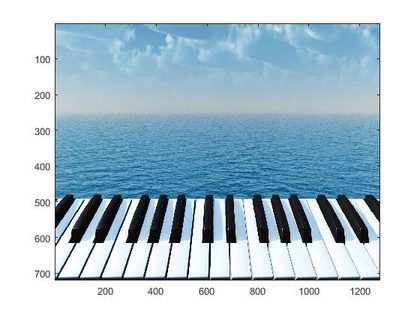
%> input picture piano.jpg, 420 x 315 px, shrunk from 560 x 420 before the run
$ octave MyHarrisCornerDetector.m   (GNU Octave 9; MATLAB toolbox functions it lacks are replaced by stand-ins)
%> lines starting %> are read from the running program, lines starting %| are printed output that depends on the picture; in (x1, y1, x2, y2) boxes, pixels count from 0 and x2, y2 are one past the last pixel; in counts of white or black regions, pixels touching at a corner belong together; the program's own positions count from 1
close all;
clear all;
% My Harris detector
% The code calculates
% the Harris Feature/Interest Points (FP or IP)
%
% When u execute the code, the test image file opened
% and u have to select by the mouse the region where u
% want to find the Harris points,
% then the code will print out and display the feature
% points in the selected region.
% You can select the number of FPs by changing the variables
% max_N & min_N

%%%
%corner : significant change in all direction for a sliding window
%%%


%%
% parameters
% corner response related
sigma=2;
n_x_sigma = 6;
alpha = 0.04;
% maximum suppression related
Thrshold=15;  % should be between 0 and 1000
r=6;


%%
% filter kernels
dx = [-1 0 1; -1 0 1; -1 0 1]; % horizontal gradient filter
dy = dx'; % vertical gradient filter
g = fspecial('gaussian',max(1,fix(2*n_x_sigma*sigma)), sigma); % Gaussien Filter: filter size 2*n_x_sigma*sigma


%% load 'Im.jpg'
frame = imread('piano.jpg');
%> frame is the input picture: size 315x420x3 uint8; mean R, G, B 175.4, 197.6, 210.2
I = double(frame);
figure(1);
imagesc(frame);
[xmax, ymax,ch] = size(I);
%> xmax = 315; ymax = 420; ch = 3
xmin = 1;
ymin = 1;
I0(1:xmax,1:ymax) = 0.299*I(:,:,1)+ 0.587*I(:,:,2) + 0.114*I(:,:,3);
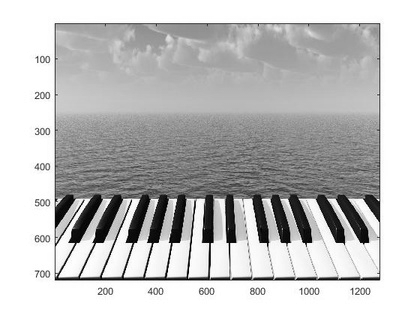
%> I0: size 315x420 double; min 0, max 255, mean 192.4
%%%%%%%%%%%%%%Intrest Points %%%%%%%%%%%%%%%%%%%%%%%%%%%%%%%%%%%%%%%%%%%%%%%%%
%%%%%%
% get image gradient
% calculate Ix
% calcualte Iy
%Ix = zeros(xmax,ymax);
%Iy = zeros(xmax,ymax);
Ix = conv2(I0,dx,'same');
Iy = conv2(I0,dy,'same');
%%%%%
% get all components of second moment matrix M = [[Ix2 Ixy];[Iyx Iy2]]; note Ix2 Ixy Iy2 are all Gaussian smoothed
% [Your Code here]
% calculate Ix2
Ix2 =conv2(Ix.*Ix,g ,'same');
% calculate Iy2
Iy2 =conv2(Iy.*Iy,g ,'same');
% calculate Ixy
Ixy = conv2(Ix.*Iy,g ,'same');
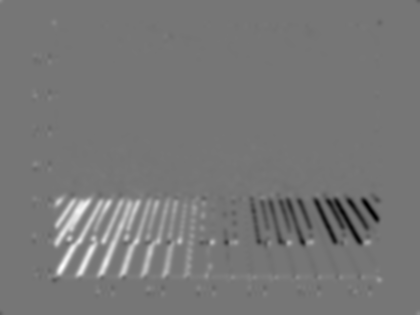
%> Ixy: size 315x420 double; min -55611.2, max 64132.3, mean 652.5; drawn with min black and max white
%%%%%

%% visualize Ixy
figure(2);
imagesc(Ixy);
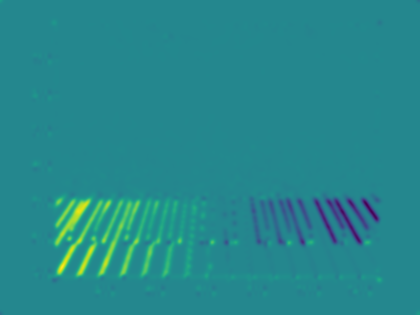
%> displayed picture: size 315x420x3, on the screen's scale of 0 to 255; mean R, G, B 37.5, 136.3, 140.5

%%%%%%% Demo Check Point -------------------
%%%%%
% get corner response function R = det(M)-alpha*trace(M)^2
% calculate R
% [Your Code here]
for x=xmin:xmax
    for y=ymin:ymax
        M = [Ix2(x,y),Ixy(x,y);Ixy(x,y),Iy2(x,y)];
        R(x,y) = det(M)-alpha*trace(M)^2;
    end
end
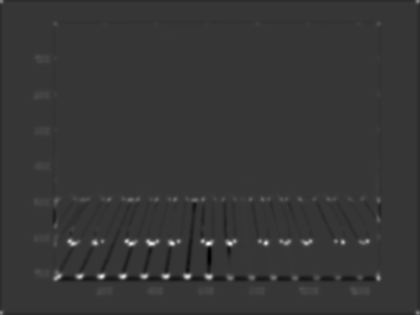
%> R: size 315x420 double; min -2.75e+09, max 1.01e+10, mean 18284709.9; drawn with min black and max white
%%%%%

%% make max R value to be 1000
R=(1000/max(max(R)))*R; % be aware of if max(R) is 0 or not
figure(3);
imagesc(R);
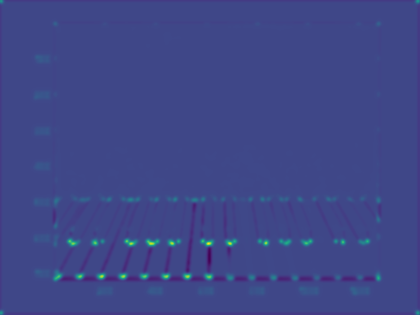
%> displayed picture: size 315x420x3, on the screen's scale of 0 to 255; mean R, G, B 63, 71.4, 135.9

%%%%%
%% using B = ordfilt2(A,order,domain) to complment a maxfilter
% calculate MX
sze = 2*r+1; % domain width
% [Your Code here]
domain = ones(sze,sze);
order = sze*sze;
B = ordfilt2(R,order,domain);
%%%%%

%%%%%
% find local maximum.
% [Your Code here]
RBinary = (B==R)&(B>Thrshold);
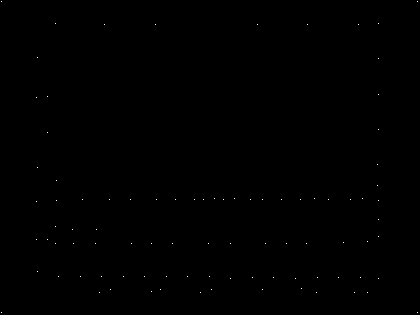
%> RBinary: size 315x420 logical; 0.07% white in thin lines or dots
% calculate RBinary
%%%%%


%% get location of corner points not along image's edges
offe = r-1;
count=sum(sum(RBinary(offe:size(RBinary,1)-offe,offe:size(RBinary,2)-offe))); % How many interest points, avoid the image's edge
%> count = 87
R=R*0;
%> R: size 315x420 double; every value is 0
R(offe:size(RBinary,1)-offe,offe:size(RBinary,2)-offe)=RBinary(offe:size(RBinary,1)-offe,offe:size(RBinary,2)-offe);
%> R: size 315x420 double; values 0 (black) and 1 (white), 0.07% white in thin lines or dots, all inside (x1, y1, x2, y2) = (36, 23, 379, 293)
[r1,c1] = find(R);
%> r1 = 87 values from 24 to 293; c1 = 87 values from 37 to 379


%% Display
figure(3)
imagesc(uint8(I));
hold on;
plot(c1,r1,'or');
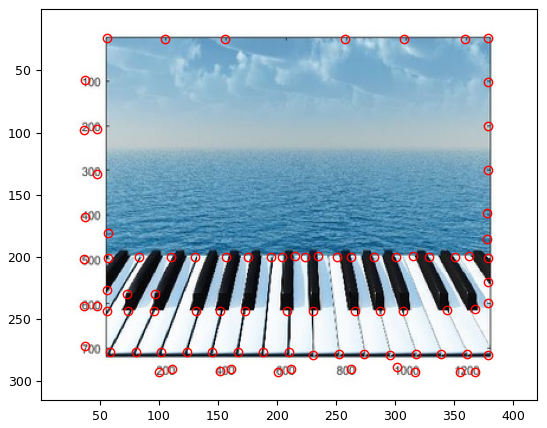
%> figure redrawn from the program's plot data
return;
%imwrite(I, 'use_flag_corner.jpg', 'quality', 95);
%trash
